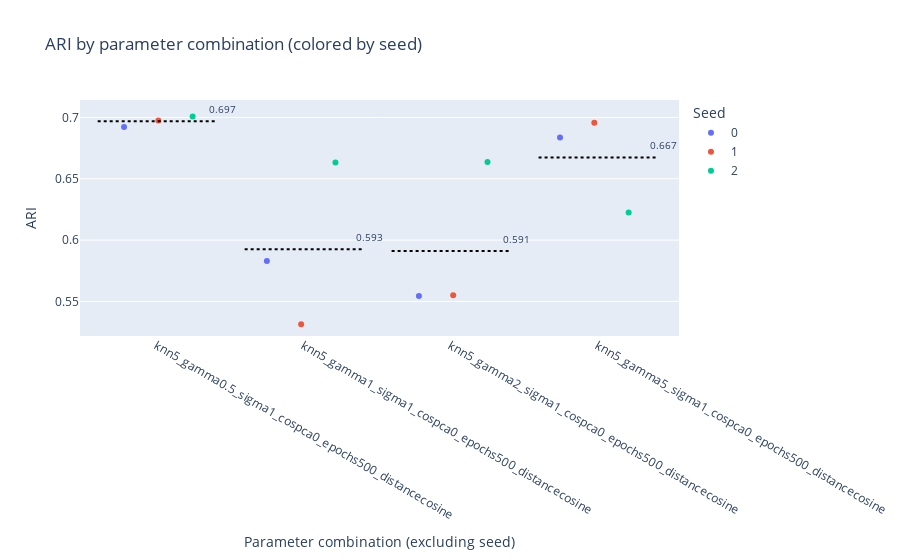
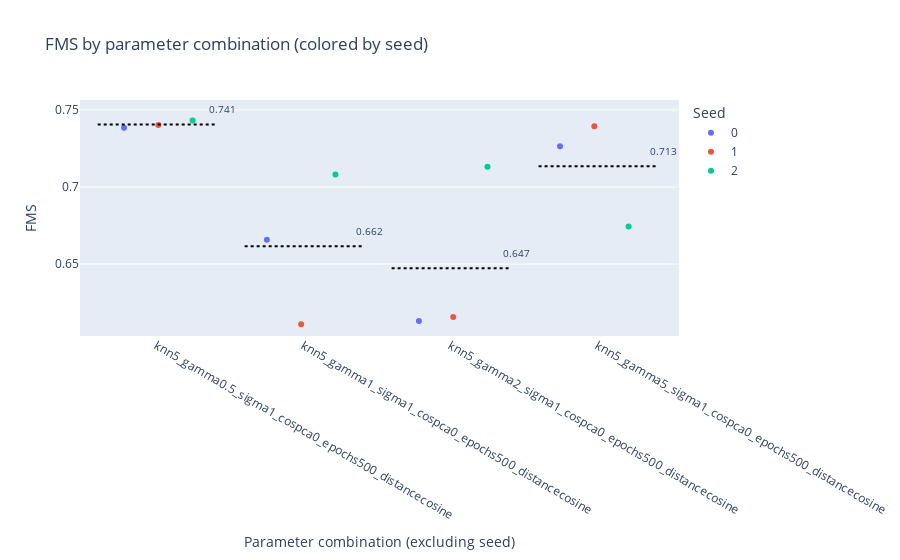
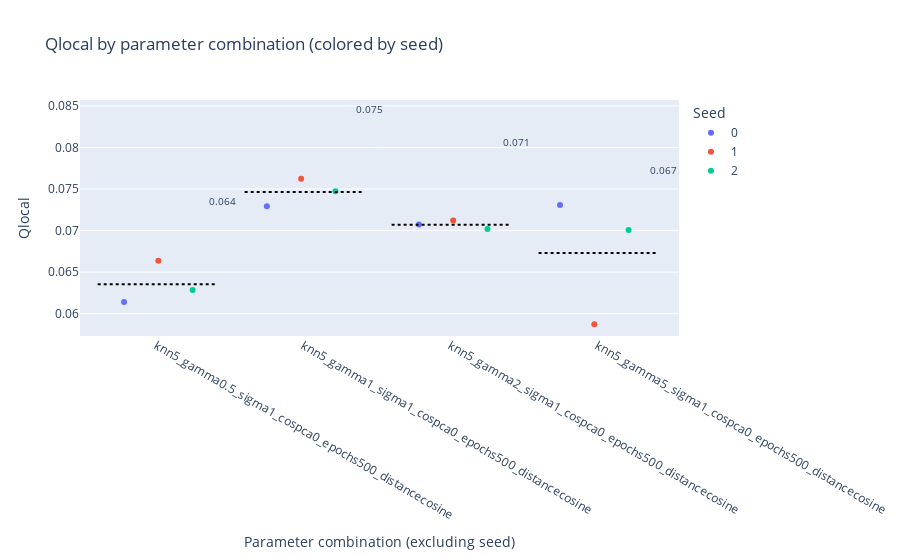
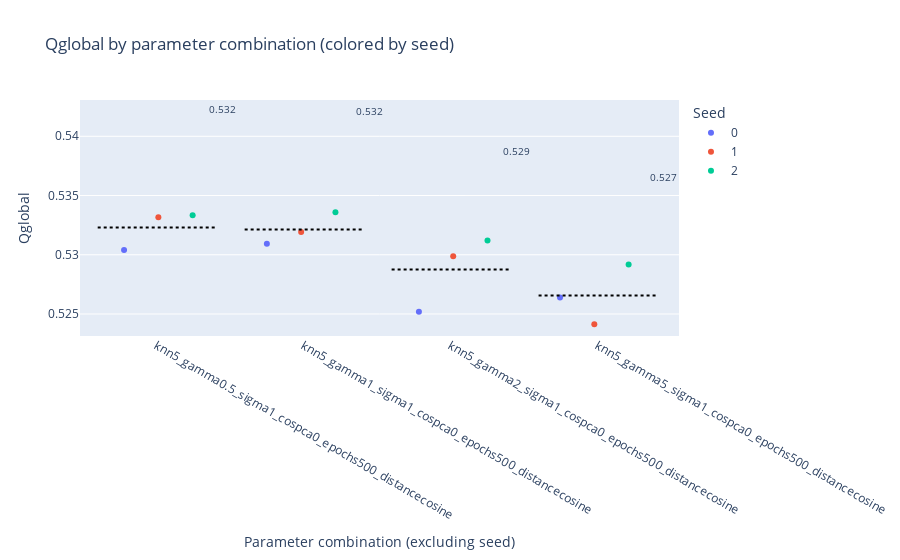

Source (notebook cell) for these figures, in order:
### Markdown cell above
## Results

### Code cell
# Call comparison function
compare_projections(results)

### Figure 1 — Plotly figure (JSON) as saved in the notebook; plotly's stock layout.template omitted (floating-point values rounded to 4 significant figures)
{"data": [{"alignmentgroup": "True", "boxpoints": "all", "fillcolor": "rgba(255,255,255,0)", "hoveron": "points", "hovertemplate": "seed=0<br>params_base=%{x}<br>ARI=%{y}<extra></extra>", "legendgroup": "0", "line": {"color": "rgba(255,255,255,0)"}, "marker": {"color": "#636efa"}, "name": "0", "offsetgroup": "0", "orientation": "v", "pointpos": 0, "showlegend": true, "type": "box", "x": ["knn5_gamma0.5_sigma1_cospca0_epochs500_distancecosine", "knn5_gamma1_sigma1_cospca0_epochs500_distancecosine", "knn5_gamma2_sigma1_cospca0_epochs500_distancecosine", "knn5_gamma5_sigma1_cospca0_epochs500_distancecosine"], "x0": " ", "xaxis": "x", "y": [0.6923, 0.5829, 0.5544, 0.6836], "y0": " ", "yaxis": "y"}, {"alignmentgroup": "True", "boxpoints": "all", "fillcolor": "rgba(255,255,255,0)", "hoveron": "points", "hovertemplate": "seed=1<br>params_base=%{x}<br>ARI=%{y}<extra></extra>", "legendgroup": "1", "line": {"color": "rgba(255,255,255,0)"}, "marker": {"color": "#EF553B"}, "name": "1", "offsetgroup": "1", "orientation": "v", "pointpos": 0, "showlegend": true, "type": "box", "x": ["knn5_gamma0.5_sigma1_cospca0_epochs500_distancecosine", "knn5_gamma1_sigma1_cospca0_epochs500_distancecosine", "knn5_gamma2_sigma1_cospca0_epochs500_distancecosine", "knn5_gamma5_sigma1_cospca0_epochs500_distancecosine"], "x0": " ", "xaxis": "x", "y": [0.6975, 0.5315, 0.5552, 0.6957], "y0": " ", "yaxis": "y"}, {"alignmentgroup": "True", "boxpoints": "all", "fillcolor": "rgba(255,255,255,0)", "hoveron": "points", "hovertemplate": "seed=2<br>params_base=%{x}<br>ARI=%{y}<extra></extra>", "legendgroup": "2", "line": {"color": "rgba(255,255,255,0)"}, "marker": {"color": "#00cc96"}, "name": "2", "offsetgroup": "2", "orientation": "v", "pointpos": 0, "showlegend": true, "type": "box", "x": ["knn5_gamma0.5_sigma1_cospca0_epochs500_distancecosine", "knn5_gamma1_sigma1_cospca0_epochs500_distancecosine", "knn5_gamma2_sigma1_cospca0_epochs500_distancecosine", "knn5_gamma5_sigma1_cospca0_epochs500_distancecosine"], "x0": " ", "xaxis": "x", "y": [0.7008, 0.6632, 0.6636, 0.6225], "y0": " ", "yaxis": "y"}], "layout": {"annotations": [{"font": {"size": 10}, "showarrow": false, "text": "0.697", "x": 0.45, "y": 0.7069}, {"font": {"size": 10}, "showarrow": false, "text": "0.593", "x": 1.45, "y": 0.6025}, {"font": {"size": 10}, "showarrow": false, "text": "0.591", "x": 2.45, "y": 0.6011}, {"font": {"size": 10}, "showarrow": false, "text": "0.667", "x": 3.45, "y": 0.6773}], "boxmode": "group", "legend": {"title": {"text": "Seed"}, "tracegroupgap": 0}, "shapes": [{"line": {"color": "black", "dash": "dot", "width": 2}, "name": "Mean knn5_gamma0.5_sigma1_cospca0_epochs500_distancecosine", "type": "line", "x0": -0.4, "x1": 0.4, "xref": "x", "y0": 0.6969, "y1": 0.6969, "yref": "y"}, {"line": {"color": "black", "dash": "dot", "width": 2}, "name": "Mean knn5_gamma1_sigma1_cospca0_epochs500_distancecosine", "type": "line", "x0": 0.6, "x1": 1.4, "xref": "x", "y0": 0.5925, "y1": 0.5925, "yref": "y"}, {"line": {"color": "black", "dash": "dot", "width": 2}, "name": "Mean knn5_gamma2_sigma1_cospca0_epochs500_distancecosine", "type": "line", "x0": 1.6, "x1": 2.4, "xref": "x", "y0": 0.5911, "y1": 0.5911, "yref": "y"}, {"line": {"color": "black", "dash": "dot", "width": 2}, "name": "Mean knn5_gamma5_sigma1_cospca0_epochs500_distancecosine", "type": "line", "x0": 2.6, "x1": 3.4, "xref": "x", "y0": 0.6673, "y1": 0.6673, "yref": "y"}], "showlegend": true, "title": {"text": "ARI by parameter combination (colored by seed)"}, "xaxis": {"anchor": "y", "domain": [0, 1], "title": {"text": "Parameter combination (excluding seed)"}}, "yaxis": {"anchor": "x", "domain": [0, 1], "title": {"text": "ARI"}}}}

### Figure 2 — Plotly figure (JSON) as saved in the notebook; plotly's stock layout.template omitted (floating-point values rounded to 4 significant figures)
{"data": [{"alignmentgroup": "True", "boxpoints": "all", "fillcolor": "rgba(255,255,255,0)", "hoveron": "points", "hovertemplate": "seed=0<br>params_base=%{x}<br>FMS=%{y}<extra></extra>", "legendgroup": "0", "line": {"color": "rgba(255,255,255,0)"}, "marker": {"color": "#636efa"}, "name": "0", "offsetgroup": "0", "orientation": "v", "pointpos": 0, "showlegend": true, "type": "box", "x": ["knn5_gamma0.5_sigma1_cospca0_epochs500_distancecosine", "knn5_gamma1_sigma1_cospca0_epochs500_distancecosine", "knn5_gamma2_sigma1_cospca0_epochs500_distancecosine", "knn5_gamma5_sigma1_cospca0_epochs500_distancecosine"], "x0": " ", "xaxis": "x", "y": [0.7384, 0.6657, 0.6131, 0.7265], "y0": " ", "yaxis": "y"}, {"alignmentgroup": "True", "boxpoints": "all", "fillcolor": "rgba(255,255,255,0)", "hoveron": "points", "hovertemplate": "seed=1<br>params_base=%{x}<br>FMS=%{y}<extra></extra>", "legendgroup": "1", "line": {"color": "rgba(255,255,255,0)"}, "marker": {"color": "#EF553B"}, "name": "1", "offsetgroup": "1", "orientation": "v", "pointpos": 0, "showlegend": true, "type": "box", "x": ["knn5_gamma0.5_sigma1_cospca0_epochs500_distancecosine", "knn5_gamma1_sigma1_cospca0_epochs500_distancecosine", "knn5_gamma2_sigma1_cospca0_epochs500_distancecosine", "knn5_gamma5_sigma1_cospca0_epochs500_distancecosine"], "x0": " ", "xaxis": "x", "y": [0.7401, 0.6111, 0.6158, 0.7393], "y0": " ", "yaxis": "y"}, {"alignmentgroup": "True", "boxpoints": "all", "fillcolor": "rgba(255,255,255,0)", "hoveron": "points", "hovertemplate": "seed=2<br>params_base=%{x}<br>FMS=%{y}<extra></extra>", "legendgroup": "2", "line": {"color": "rgba(255,255,255,0)"}, "marker": {"color": "#00cc96"}, "name": "2", "offsetgroup": "2", "orientation": "v", "pointpos": 0, "showlegend": true, "type": "box", "x": ["knn5_gamma0.5_sigma1_cospca0_epochs500_distancecosine", "knn5_gamma1_sigma1_cospca0_epochs500_distancecosine", "knn5_gamma2_sigma1_cospca0_epochs500_distancecosine", "knn5_gamma5_sigma1_cospca0_epochs500_distancecosine"], "x0": " ", "xaxis": "x", "y": [0.7431, 0.7081, 0.7131, 0.6743], "y0": " ", "yaxis": "y"}], "layout": {"annotations": [{"font": {"size": 10}, "showarrow": false, "text": "0.741", "x": 0.45, "y": 0.7505}, {"font": {"size": 10}, "showarrow": false, "text": "0.662", "x": 1.45, "y": 0.6716}, {"font": {"size": 10}, "showarrow": false, "text": "0.647", "x": 2.45, "y": 0.6573}, {"font": {"size": 10}, "showarrow": false, "text": "0.713", "x": 3.45, "y": 0.7234}], "boxmode": "group", "legend": {"title": {"text": "Seed"}, "tracegroupgap": 0}, "shapes": [{"line": {"color": "black", "dash": "dot", "width": 2}, "name": "Mean knn5_gamma0.5_sigma1_cospca0_epochs500_distancecosine", "type": "line", "x0": -0.4, "x1": 0.4, "xref": "x", "y0": 0.7405, "y1": 0.7405, "yref": "y"}, {"line": {"color": "black", "dash": "dot", "width": 2}, "name": "Mean knn5_gamma1_sigma1_cospca0_epochs500_distancecosine", "type": "line", "x0": 0.6, "x1": 1.4, "xref": "x", "y0": 0.6616, "y1": 0.6616, "yref": "y"}, {"line": {"color": "black", "dash": "dot", "width": 2}, "name": "Mean knn5_gamma2_sigma1_cospca0_epochs500_distancecosine", "type": "line", "x0": 1.6, "x1": 2.4, "xref": "x", "y0": 0.6473, "y1": 0.6473, "yref": "y"}, {"line": {"color": "black", "dash": "dot", "width": 2}, "name": "Mean knn5_gamma5_sigma1_cospca0_epochs500_distancecosine", "type": "line", "x0": 2.6, "x1": 3.4, "xref": "x", "y0": 0.7134, "y1": 0.7134, "yref": "y"}], "showlegend": true, "title": {"text": "FMS by parameter combination (colored by seed)"}, "xaxis": {"anchor": "y", "domain": [0, 1], "title": {"text": "Parameter combination (excluding seed)"}}, "yaxis": {"anchor": "x", "domain": [0, 1], "title": {"text": "FMS"}}}}

### Figure 3 — Plotly figure (JSON) as saved in the notebook; plotly's stock layout.template omitted (floating-point values rounded to 4 significant figures)
{"data": [{"alignmentgroup": "True", "boxpoints": "all", "fillcolor": "rgba(255,255,255,0)", "hoveron": "points", "hovertemplate": "seed=0<br>params_base=%{x}<br>Qlocal=%{y}<extra></extra>", "legendgroup": "0", "line": {"color": "rgba(255,255,255,0)"}, "marker": {"color": "#636efa"}, "name": "0", "offsetgroup": "0", "orientation": "v", "pointpos": 0, "showlegend": true, "type": "box", "x": ["knn5_gamma0.5_sigma1_cospca0_epochs500_distancecosine", "knn5_gamma1_sigma1_cospca0_epochs500_distancecosine", "knn5_gamma2_sigma1_cospca0_epochs500_distancecosine", "knn5_gamma5_sigma1_cospca0_epochs500_distancecosine"], "x0": " ", "xaxis": "x", "y": [0.06138, 0.07293, 0.07074, 0.07308], "y0": " ", "yaxis": "y"}, {"alignmentgroup": "True", "boxpoints": "all", "fillcolor": "rgba(255,255,255,0)", "hoveron": "points", "hovertemplate": "seed=1<br>params_base=%{x}<br>Qlocal=%{y}<extra></extra>", "legendgroup": "1", "line": {"color": "rgba(255,255,255,0)"}, "marker": {"color": "#EF553B"}, "name": "1", "offsetgroup": "1", "orientation": "v", "pointpos": 0, "showlegend": true, "type": "box", "x": ["knn5_gamma0.5_sigma1_cospca0_epochs500_distancecosine", "knn5_gamma1_sigma1_cospca0_epochs500_distancecosine", "knn5_gamma2_sigma1_cospca0_epochs500_distancecosine", "knn5_gamma5_sigma1_cospca0_epochs500_distancecosine"], "x0": " ", "xaxis": "x", "y": [0.06637, 0.07622, 0.07119, 0.05873], "y0": " ", "yaxis": "y"}, {"alignmentgroup": "True", "boxpoints": "all", "fillcolor": "rgba(255,255,255,0)", "hoveron": "points", "hovertemplate": "seed=2<br>params_base=%{x}<br>Qlocal=%{y}<extra></extra>", "legendgroup": "2", "line": {"color": "rgba(255,255,255,0)"}, "marker": {"color": "#00cc96"}, "name": "2", "offsetgroup": "2", "orientation": "v", "pointpos": 0, "showlegend": true, "type": "box", "x": ["knn5_gamma0.5_sigma1_cospca0_epochs500_distancecosine", "knn5_gamma1_sigma1_cospca0_epochs500_distancecosine", "knn5_gamma2_sigma1_cospca0_epochs500_distancecosine", "knn5_gamma5_sigma1_cospca0_epochs500_distancecosine"], "x0": " ", "xaxis": "x", "y": [0.06283, 0.07473, 0.07019, 0.07007], "y0": " ", "yaxis": "y"}], "layout": {"annotations": [{"font": {"size": 10}, "showarrow": false, "text": "0.064", "x": 0.45, "y": 0.07353}, {"font": {"size": 10}, "showarrow": false, "text": "0.075", "x": 1.45, "y": 0.08463}, {"font": {"size": 10}, "showarrow": false, "text": "0.071", "x": 2.45, "y": 0.08071}, {"font": {"size": 10}, "showarrow": false, "text": "0.067", "x": 3.45, "y": 0.07729}], "boxmode": "group", "legend": {"title": {"text": "Seed"}, "tracegroupgap": 0}, "shapes": [{"line": {"color": "black", "dash": "dot", "width": 2}, "name": "Mean knn5_gamma0.5_sigma1_cospca0_epochs500_distancecosine", "type": "line", "x0": -0.4, "x1": 0.4, "xref": "x", "y0": 0.06353, "y1": 0.06353, "yref": "y"}, {"line": {"color": "black", "dash": "dot", "width": 2}, "name": "Mean knn5_gamma1_sigma1_cospca0_epochs500_distancecosine", "type": "line", "x0": 0.6, "x1": 1.4, "xref": "x", "y0": 0.07463, "y1": 0.07463, "yref": "y"}, {"line": {"color": "black", "dash": "dot", "width": 2}, "name": "Mean knn5_gamma2_sigma1_cospca0_epochs500_distancecosine", "type": "line", "x0": 1.6, "x1": 2.4, "xref": "x", "y0": 0.07071, "y1": 0.07071, "yref": "y"}, {"line": {"color": "black", "dash": "dot", "width": 2}, "name": "Mean knn5_gamma5_sigma1_cospca0_epochs500_distancecosine", "type": "line", "x0": 2.6, "x1": 3.4, "xref": "x", "y0": 0.06729, "y1": 0.06729, "yref": "y"}], "showlegend": true, "title": {"text": "Qlocal by parameter combination (colored by seed)"}, "xaxis": {"anchor": "y", "domain": [0, 1], "title": {"text": "Parameter combination (excluding seed)"}}, "yaxis": {"anchor": "x", "domain": [0, 1], "title": {"text": "Qlocal"}}}}

### Figure 4 — Plotly figure (JSON) as saved in the notebook; plotly's stock layout.template omitted (floating-point values rounded to 4 significant figures)
{"data": [{"alignmentgroup": "True", "boxpoints": "all", "fillcolor": "rgba(255,255,255,0)", "hoveron": "points", "hovertemplate": "seed=0<br>params_base=%{x}<br>Qglobal=%{y}<extra></extra>", "legendgroup": "0", "line": {"color": "rgba(255,255,255,0)"}, "marker": {"color": "#636efa"}, "name": "0", "offsetgroup": "0", "orientation": "v", "pointpos": 0, "showlegend": true, "type": "box", "x": ["knn5_gamma0.5_sigma1_cospca0_epochs500_distancecosine", "knn5_gamma1_sigma1_cospca0_epochs500_distancecosine", "knn5_gamma2_sigma1_cospca0_epochs500_distancecosine", "knn5_gamma5_sigma1_cospca0_epochs500_distancecosine"], "x0": " ", "xaxis": "x", "y": [0.5304, 0.5309, 0.5252, 0.5264], "y0": " ", "yaxis": "y"}, {"alignmentgroup": "True", "boxpoints": "all", "fillcolor": "rgba(255,255,255,0)", "hoveron": "points", "hovertemplate": "seed=1<br>params_base=%{x}<br>Qglobal=%{y}<extra></extra>", "legendgroup": "1", "line": {"color": "rgba(255,255,255,0)"}, "marker": {"color": "#EF553B"}, "name": "1", "offsetgroup": "1", "orientation": "v", "pointpos": 0, "showlegend": true, "type": "box", "x": ["knn5_gamma0.5_sigma1_cospca0_epochs500_distancecosine", "knn5_gamma1_sigma1_cospca0_epochs500_distancecosine", "knn5_gamma2_sigma1_cospca0_epochs500_distancecosine", "knn5_gamma5_sigma1_cospca0_epochs500_distancecosine"], "x0": " ", "xaxis": "x", "y": [0.5332, 0.5319, 0.5299, 0.5241], "y0": " ", "yaxis": "y"}, {"alignmentgroup": "True", "boxpoints": "all", "fillcolor": "rgba(255,255,255,0)", "hoveron": "points", "hovertemplate": "seed=2<br>params_base=%{x}<br>Qglobal=%{y}<extra></extra>", "legendgroup": "2", "line": {"color": "rgba(255,255,255,0)"}, "marker": {"color": "#00cc96"}, "name": "2", "offsetgroup": "2", "orientation": "v", "pointpos": 0, "showlegend": true, "type": "box", "x": ["knn5_gamma0.5_sigma1_cospca0_epochs500_distancecosine", "knn5_gamma1_sigma1_cospca0_epochs500_distancecosine", "knn5_gamma2_sigma1_cospca0_epochs500_distancecosine", "knn5_gamma5_sigma1_cospca0_epochs500_distancecosine"], "x0": " ", "xaxis": "x", "y": [0.5333, 0.5336, 0.5312, 0.5292], "y0": " ", "yaxis": "y"}], "layout": {"annotations": [{"font": {"size": 10}, "showarrow": false, "text": "0.532", "x": 0.45, "y": 0.5423}, {"font": {"size": 10}, "showarrow": false, "text": "0.532", "x": 1.45, "y": 0.5421}, {"font": {"size": 10}, "showarrow": false, "text": "0.529", "x": 2.45, "y": 0.5388}, {"font": {"size": 10}, "showarrow": false, "text": "0.527", "x": 3.45, "y": 0.5366}], "boxmode": "group", "legend": {"title": {"text": "Seed"}, "tracegroupgap": 0}, "shapes": [{"line": {"color": "black", "dash": "dot", "width": 2}, "name": "Mean knn5_gamma0.5_sigma1_cospca0_epochs500_distancecosine", "type": "line", "x0": -0.4, "x1": 0.4, "xref": "x", "y0": 0.5323, "y1": 0.5323, "yref": "y"}, {"line": {"color": "black", "dash": "dot", "width": 2}, "name": "Mean knn5_gamma1_sigma1_cospca0_epochs500_distancecosine", "type": "line", "x0": 0.6, "x1": 1.4, "xref": "x", "y0": 0.5321, "y1": 0.5321, "yref": "y"}, {"line": {"color": "black", "dash": "dot", "width": 2}, "name": "Mean knn5_gamma2_sigma1_cospca0_epochs500_distancecosine", "type": "line", "x0": 1.6, "x1": 2.4, "xref": "x", "y0": 0.5288, "y1": 0.5288, "yref": "y"}, {"line": {"color": "black", "dash": "dot", "width": 2}, "name": "Mean knn5_gamma5_sigma1_cospca0_epochs500_distancecosine", "type": "line", "x0": 2.6, "x1": 3.4, "xref": "x", "y0": 0.5266, "y1": 0.5266, "yref": "y"}], "showlegend": true, "title": {"text": "Qglobal by parameter combination (colored by seed)"}, "xaxis": {"anchor": "y", "domain": [0, 1], "title": {"text": "Parameter combination (excluding seed)"}}, "yaxis": {"anchor": "x", "domain": [0, 1], "title": {"text": "Qglobal"}}}}
